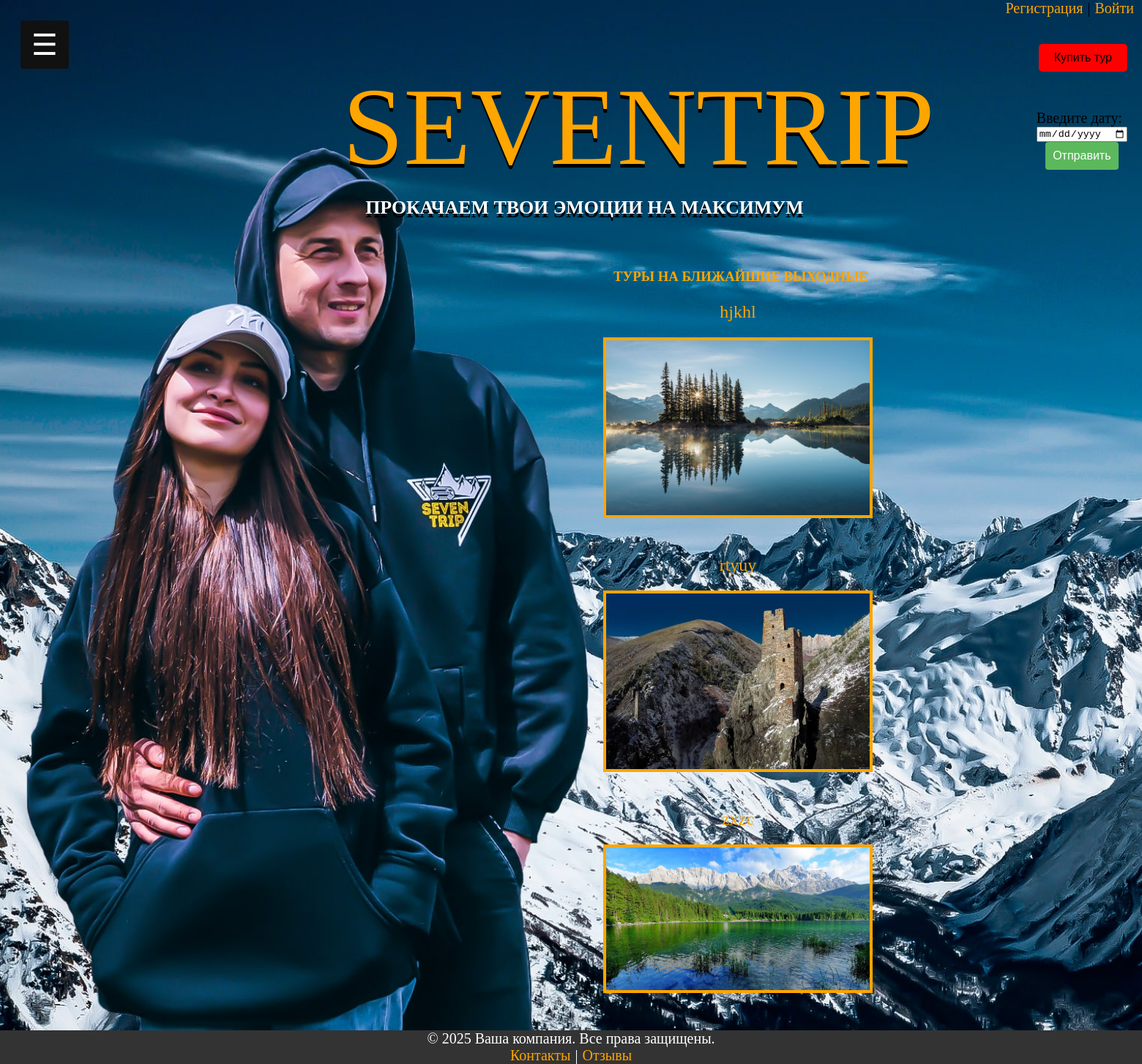
Before: / with the older database file.
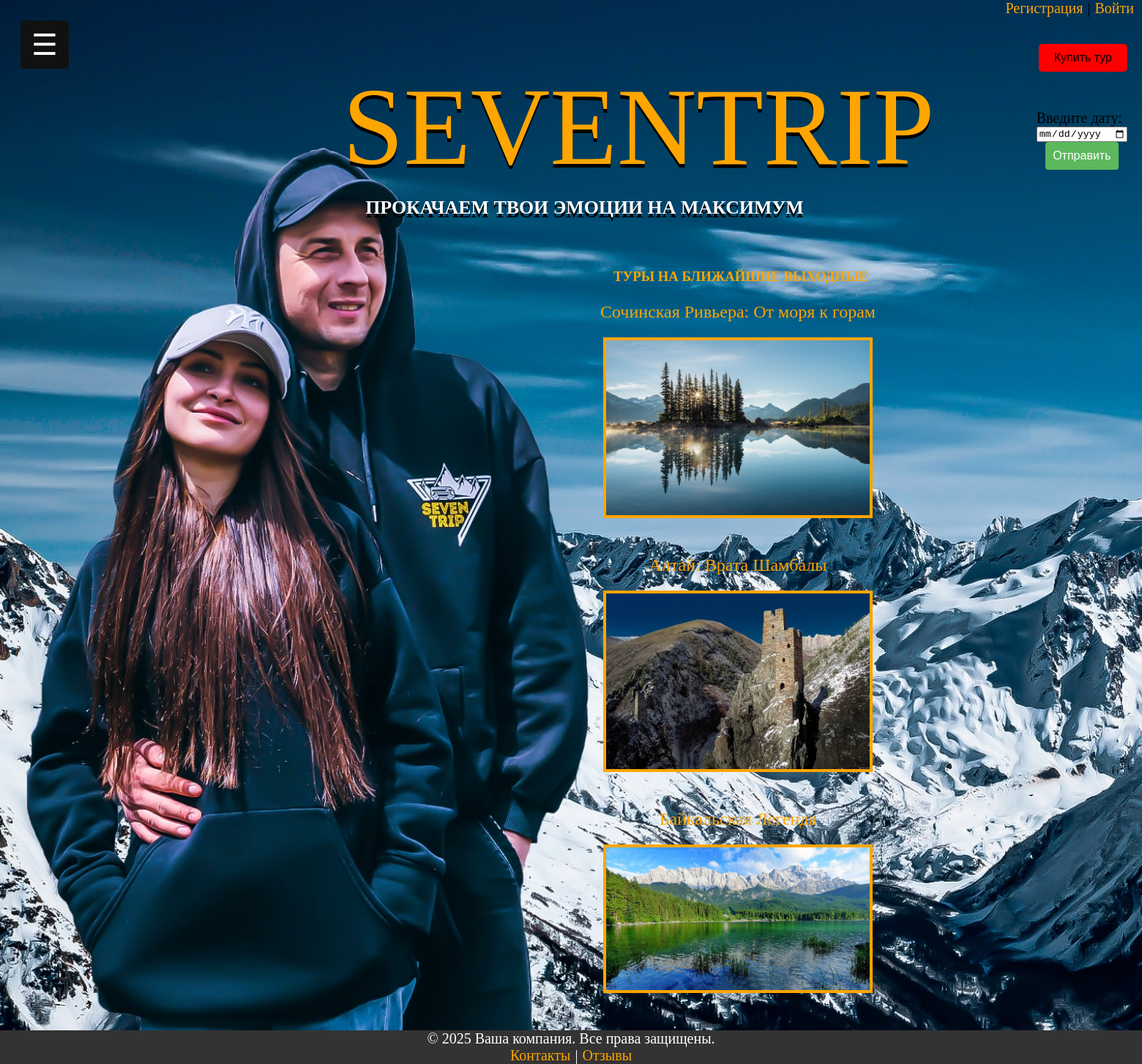
After: the same page with the newer database file.
### turfirmaapp/models.py (models this page shows, shortened)
class Tours(models.Model):
    tour_name = models.CharField(max_length=100, verbose_name="Название тура")
    level = models.IntegerField(verbose_name="Уровень сложности", null=True)
    description = models.TextField(null=True, blank=True, verbose_name="Описание")
    start_date = models.DateField(verbose_name="Дата начала")
    end_date = models.DateField(verbose_name="Дата окончания")
    price = models.DecimalField(max_digits=10, decimal_places=2, verbose_name="Цена")
    photo_tour = models.ImageField(upload_to="photo_tour/", verbose_name="Фотография", null=True)
    excursions = models.ManyToManyField(Excursions, verbose_name="Название экскурсии", blank=True)
    transport = models.ForeignKey(Transport, on_delete=models.CASCADE, verbose_name="ID транспорта")
    hotel = models.ForeignKey(Hotels, on_delete=models.CASCADE, verbose_name="название отеля")
    number_of_views = models.IntegerField(verbose_name="Количество просмотров", null=True, default=0)
    def get_absolute_url(self):
        return reverse('tour', kwargs={'tour_id': self.pk})
    class Meta:
        verbose_name = 'тур'
        verbose_name_plural = "Туры"

### turfirmaapp/views.py (the view)
# urls.py: path('', home, name='home'),
def home(request):
    my_data = request.session.get('customer', None)
    calendarform = DateForm(request.POST)
    if request.method == 'POST':
        if calendarform.is_valid():
            selected_date = calendarform.cleaned_data['date']
            selected_tours = Tours.objects.all().filter(start_date=selected_date)
            return render(request, "tours.html", {"data": selected_tours, 'customer': my_data, 'calendarform': calendarform})
    else:
        calendarform = DateForm()
        today = datetime.now().date()
        next_friday = today + timedelta(days=(4 - today.weekday()) % 7 or 7)
        next_saturday = today + timedelta(days=(5 - today.weekday()) % 7 or 7)
        weekend_tours = Tours.objects.all().filter(
            start_date=next_friday) | Tours.objects.all().filter(start_date=next_saturday)
        return render(request, 'home.html', {'customer': my_data, 'data': weekend_tours, 'calendarform': calendarform})

### turfirmaapp/forms.py
class DateForm(forms.Form):
    date = forms.DateField(label="Введите дату", widget=NumberInput(attrs={'type': 'date'}))

### turfirmaapp/templates/home.html (shortened to what this page needs)
{% extends 'base.html' %}
{% block content %}
<h1 class="promo_name">SevenTrip</h1>
<h2 class="promo_sub">ПРОКАЧАЕМ ТВОИ ЭМОЦИИ НА МАКСИМУМ</h2>
<form method="post" class="calendar">
    {{ calendarform.as_table }}
    <button type="submit">Отправить</button>
</form>
<div class="main_tours">
    {% if data %}
        <h3 style="top: 300px; left: 830px;">Туры на ближайшие выходные</h3>
            {% for item in data %}
            <div class="tours_weekend">
                <p><a class="links"  href="{{ item.get_absolute_url }}">{{ item.tour_name }}</a></p>
                <p><a class="links"  href="{{ item.get_absolute_url }}"><img class="photo_tour" src="{{item.photo_tour.url}}"></a></p>
            </div>
            {% endfor %}
    {% else %}
        <h2>Нет туров в ближайшие выходные</h2>
    {% endif %}
</div>
{% endblock %}

Changed rows visible on the page:
changed Tours: tour_name "hjkhl" → "Сочинская Ривьера: От моря к горам"
changed Tours: tour_name "rtyuy" → "Алтай: Врата Шамбалы"
changed Tours: tour_name "zxzc" → "Байкальская Легенда"
